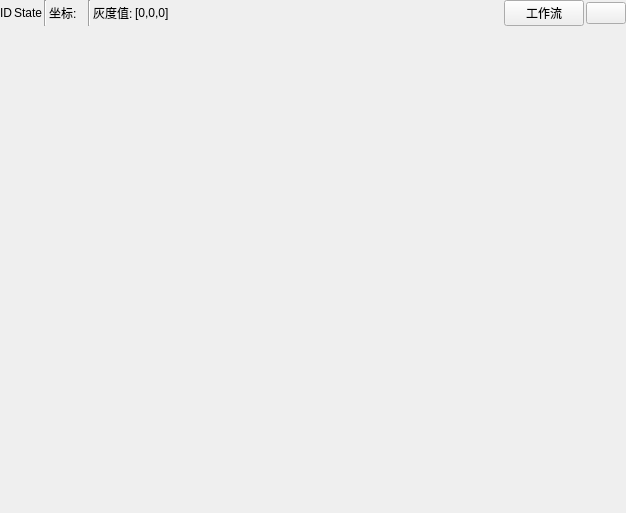
<?xml version="1.0" encoding="UTF-8"?>
<ui version="4.0">
 <class>CameraWindow</class>
 <widget class="QWidget" name="CameraWindow">
  <property name="geometry">
   <rect>
    <x>0</x>
    <y>0</y>
    <width>626</width>
    <height>513</height>
   </rect>
  </property>
  <property name="windowTitle">
   <string>CameraWindow</string>
  </property>
  <layout class="QVBoxLayout" name="verticalLayout" stretch="1,19">
   <property name="spacing">
    <number>0</number>
   </property>
   <property name="leftMargin">
    <number>0</number>
   </property>
   <property name="topMargin">
    <number>0</number>
   </property>
   <property name="rightMargin">
    <number>0</number>
   </property>
   <property name="bottomMargin">
    <number>0</number>
   </property>
   <item>
    <layout class="QHBoxLayout" name="horizontalLayout">
     <property name="spacing">
      <number>2</number>
     </property>
     <item>
      <widget class="QLabel" name="label_cameraId">
       <property name="text">
        <string>ID</string>
       </property>
      </widget>
     </item>
     <item>
      <widget class="QLabel" name="label_status">
       <property name="text">
        <string>State</string>
       </property>
      </widget>
     </item>
     <item>
      <widget class="Line" name="line">
       <property name="orientation">
        <enum>Qt::Orientation::Vertical</enum>
       </property>
      </widget>
     </item>
     <item>
      <widget class="QLabel" name="label">
       <property name="text">
        <string>坐标:</string>
       </property>
      </widget>
     </item>
     <item>
      <widget class="QLabel" name="label_coordinates">
       <property name="text">
        <string/>
       </property>
      </widget>
     </item>
     <item>
      <widget class="Line" name="line_2">
       <property name="orientation">
        <enum>Qt::Orientation::Vertical</enum>
       </property>
      </widget>
     </item>
     <item>
      <widget class="QLabel" name="label_2">
       <property name="text">
        <string>灰度值:</string>
       </property>
      </widget>
     </item>
     <item>
      <widget class="QLabel" name="label_grayscale">
       <property name="text">
        <string>[0,0,0]</string>
       </property>
      </widget>
     </item>
     <item>
      <spacer name="horizontalSpacer">
       <property name="orientation">
        <enum>Qt::Orientation::Horizontal</enum>
       </property>
       <property name="sizeHint" stdset="0">
        <size>
         <width>40</width>
         <height>20</height>
        </size>
       </property>
      </spacer>
     </item>
     <item>
      <widget class="QLabel" name="label_result">
       <property name="minimumSize">
        <size>
         <width>40</width>
         <height>0</height>
        </size>
       </property>
       <property name="text">
        <string/>
       </property>
       <property name="alignment">
        <set>Qt::AlignmentFlag::AlignCenter</set>
       </property>
      </widget>
     </item>
     <item>
      <widget class="QPushButton" name="pushButton_workflow">
       <property name="text">
        <string>工作流</string>
       </property>
      </widget>
     </item>
     <item>
      <widget class="QPushButton" name="pushButton_scaleWindow">
       <property name="text">
        <string/>
       </property>
      </widget>
     </item>
    </layout>
   </item>
   <item>
    <widget class="QWidget" name="widget_window" native="true"/>
   </item>
  </layout>
 </widget>
 <resources/>
 <connections/>
</ui>
